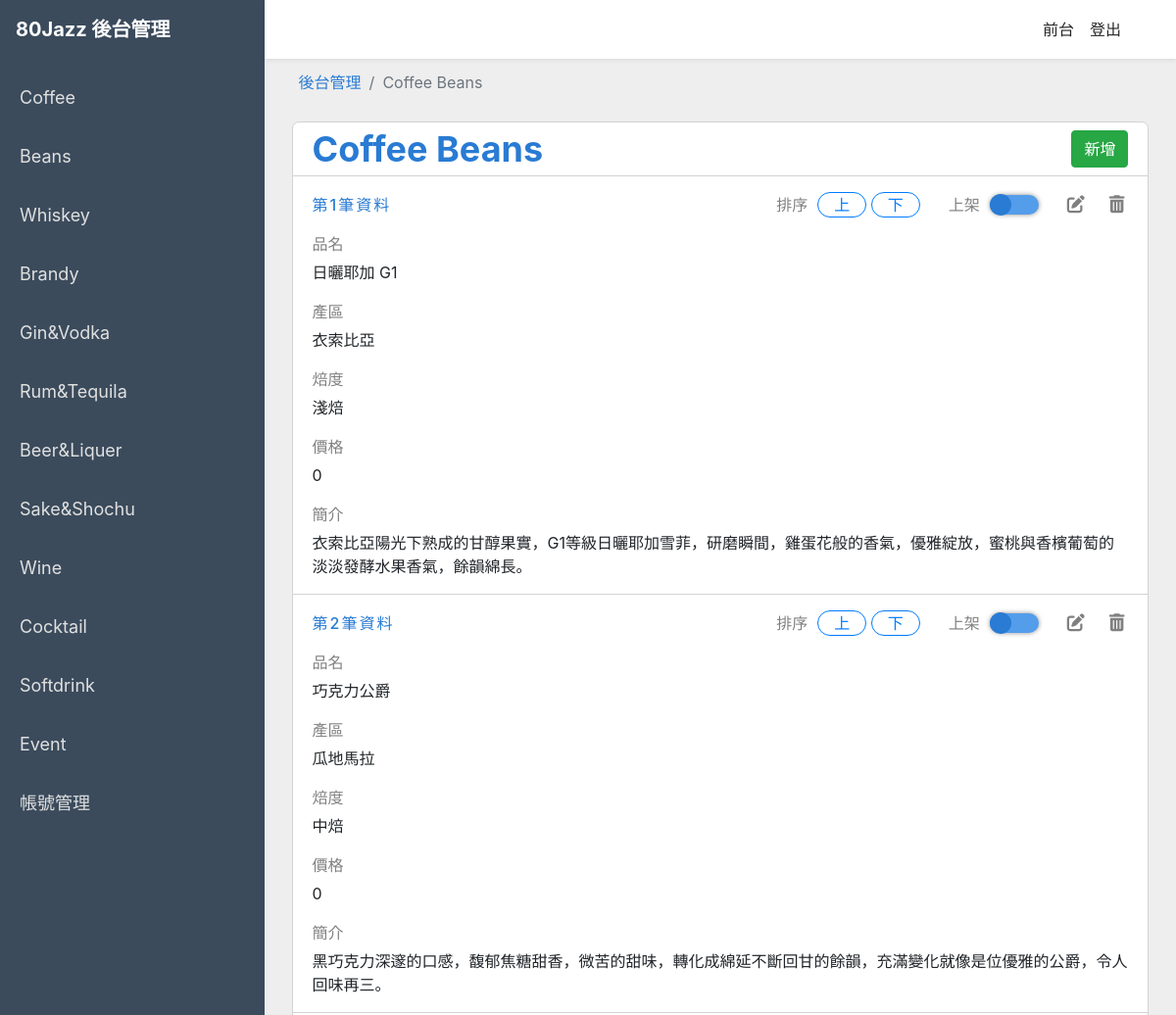
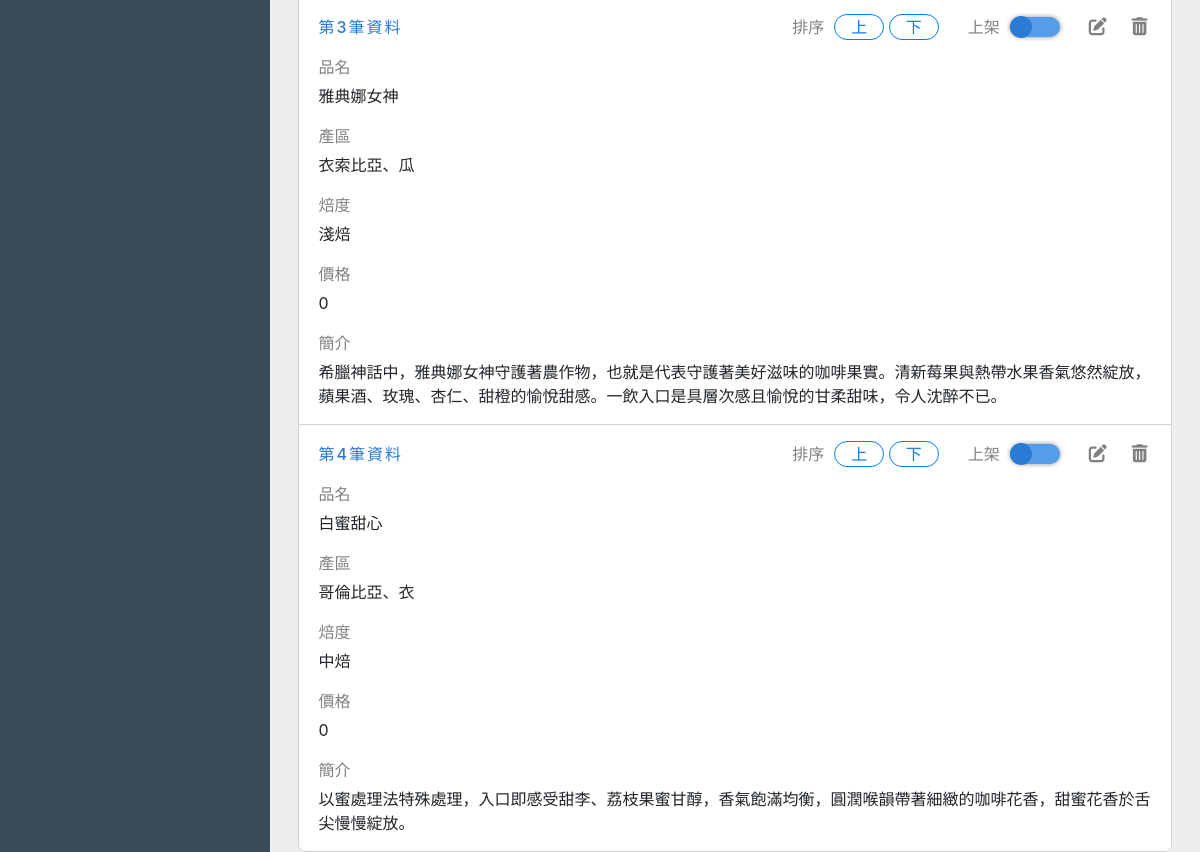
The page /back.php?do=beans (signed in) on the database its author committed (2 pictures, top to bottom).
### tables this page shows
CREATE TABLE `jazz_beans` (
  `id` tinyint(4) NOT NULL,
  `name` varchar(16) NOT NULL COMMENT '品名',
  `land` varchar(6) NOT NULL COMMENT '產區',
  `roast` varchar(6) NOT NULL COMMENT '焙度',
  `price` int(4) NOT NULL COMMENT '價格',
  `intro` text NOT NULL COMMENT '介紹',
  `rank` tinyint(4) NOT NULL COMMENT '排序',
  `sh` tinyint(1) NOT NULL DEFAULT 1 COMMENT '上架'
);

### base.php (called while the page is built, shortened)
<?php
class DB{
    protected $dsn = "mysql:host=localhost;chatset=utf8;dbname=s1110205";
    protected $table;
    protected $pdo;
    function __construct($table){
        $this->table = $table;
        $this->pdo = new PDO($this->dsn,'root','');
    }
    function all(...$ary){
        $sql = "SELECT * FROM $this->table ";
        if (isset($ary[0])) {
            if(is_array($ary[0])){
                foreach ($ary[0] as $key => $value) {
                    $tmp[] = "`$key` = '$value'";
                }
                $sql.=" WHERE ".join(" AND ",$tmp);
            }else {
                $sql.=$ary[0];
            }
        }
        return $this->pdo->query($sql)->fetchAll(PDO::FETCH_ASSOC);
    }
}
$Beans = new DB('jazz_beans');
?>

### back/beans.php (the view, shortened to what this page needs)
<div class="right_content">
    <nav aria-label="breadcrumb">
        <ol class="breadcrumb">
            <li class="breadcrumb-item">
                <a href="./back.php">後台管理</a>
            </li>
            <li class="breadcrumb-item active">
                Coffee Beans
            </li>
        </ol>
    </nav>
    <div class="form_group">
        <div class="form_item form_item_Title">
            <div>
                <div class="form_item_header">
                    Coffee Beans
                </div>
            </div>
            <div class="addBtn">
                <button type="button" class="btn btn-success" data-toggle="modal" data-target="#addModal">
                    新增
                </button>
            </div>
        </div>
        <div>
        <?php
        $rows = $Beans->all("ORDER BY `rank` ASC");
        foreach ($rows as $key => $row) {
        ?>
            <div class="form_item_group">
                <div class="form_item form_item_control">
                    <span class="form_item_num">第<?= $key + 1 ?>筆資料</span>
                    <div class="form_item_btns">
                        <span class="form_item_smtitle">排序</span>
                        <div class="order_btn" data-order="<?= $row['rank'] ?>" data-id="<?= $row['id'] ?>">
                            <button type="button" class="btn btn-outline-primary order_upbtn">上</button>
                            <button type="button" class="btn btn-outline-primary order_bnbtn">下</button>
                        </div>
                        <div class="form_item_sh">
                            <span class="form_item_smtitle">上架</span>
                            <div class="sh_bg <?= ($row['sh'] == 1) ? 'sh_show' : '' ?>" data-id="<?= $row['id'] ?>">
                                <div class="sh_btn <?= ($row['sh'] == 1) ? 'sh_btn_show' : '' ?>"></div>
                            </div>
                        </div>
                        <div class="flex">
                            <div class="form_item_edit" data-id="<?=$row['id']?>" data-toggle="modal" data-target="#editModal" onclick="edit(this)">
                                <i class="fa-solid fa-pen-to-square"></i>
                            </div>
                            <div class="form_item_del" data-id="<?=$row['id']?>">
                                <i class="fa-solid fa-trash-can"></i>
                            </div>
                        </div>
                    </div>
                </div>
                <div class="form_item first_item">
                    <div class="form_item_text">品名</div>
                    <p><?= $row['name'] ?></p>
                </div>
                <div class="form_item">
                    <div class="form_item_text">產區</div>
                    <p><?= $row['land'] ?></p>
                </div>
                <div class="form_item">
                    <div class="form_item_text">焙度</div>
                    <p><?= $row['roast'] ?></p>
                </div>
                <div class="form_item">
                    <div class="form_item_text">價格</div>
                    <p><?= $row['price'] ?></p>
                </div>
                <div class="form_item">
                    <div class="form_item_text">簡介</div>
                    <p><?= $row['intro'] ?></p>
                </div>
            </div>
                <?php
                }
                ?>
         </div>
    </div>
</div>

### css/all.css (style rules this page uses)
.flex { display: flex; flex-wrap: wrap; }

### css/back.css (style rules this page uses)
* { box-sizing: border-box; margin: 0; padding: 0; }
.right_content { min-height: calc(100% - 64px); width: 96%; margin: auto; }
.breadcrumb { background-color: rgba(240, 248, 255, 0); width: 100%; }
.breadcrumb a { color: rgb(41, 123, 211); }
.form_group { background-color: white; width: 98%; margin: auto; border-radius: 7px; border: 1px solid lightgray; }
.first_item { margin-top: 15px; }
.form_item { padding: 0px 20px; }
.form_item_Title { border-bottom: 1px solid lightgray; display: flex; align-items: center; justify-content: space-between; }
.form_item_header { color: rgb(41, 123, 211); font-weight: bold; font-size: 2.25rem; }
.form_item_text { color: grey; margin-bottom: 5px; }
.form_item_smtitle { color: grey; margin-right: 10px; }
.form_item_edit { margin-left:25px; color: gray; cursor: pointer; font-size: 18px; transition: 0.3s; }
.form_item_del { margin-left:25px; color: gray; cursor: pointer; font-size: 18px; transition: 0.3s; }
.form_item_group:not(:last-child) { border-bottom: 1px solid lightgray; }
.form_item_control { display: flex; align-items: center; justify-content: space-between; margin-top: 15px; }
.form_item_num { color: rgb(41, 123, 211); font-weight: 500; letter-spacing: 2px; }
.form_item_btns,.form_item_sh { display: flex; align-items: center; margin-left: 25px; padding: 0 4px; }
.order_btn > button { border-radius: 15px; width: 50px; padding: 0; }
.sh_bg { width: 50px; height: 20px; border-radius: 20px; display: flex; align-items: center; cursor: pointer; transition: 0.8s; background-color: rgb(205, 208, 212); justify-content: end; box-shadow: 0 0 5px rgb(139, 139, 139); }
.sh_btn { width: 22px; height: 22px; border-radius: 22px; transition: 0.8s; background-color: rgb(128, 128, 128); }
.sh_show { background-color: rgb(84, 157, 235); justify-content: start; }
.sh_btn_show { background-color: rgb(41, 123, 211); }

### rows shown on the page
jazz_beans: sh 1 (drawn), name "日曬耶加 G1", land "衣索比亞", roast "淺焙", price "0", intro "衣索比亞陽光下熟成的甘醇果實，G1等級日曬耶加雪菲，研磨瞬間，雞蛋花般的香氣，優雅綻放，蜜桃與香檳葡萄的淡淡發酵水果香氣，餘韻綿長。"
jazz_beans: sh 1 (drawn), name "巧克力公爵", land "瓜地馬拉", roast "中焙", price "0", intro "黑巧克力深邃的口感，馥郁焦糖甜香，微苦的甜味，轉化成綿延不斷回甘的餘韻，充滿變化就像是位優雅的公爵，令人回味再三。"
jazz_beans: sh 1 (drawn), name "雅典娜女神", land "衣索比亞、瓜", roast "淺焙", price "0", intro "希臘神話中，雅典娜女神守護著農作物，也就是代表守護著美好滋味的咖啡果實。清新莓果與熱帶水果香氣悠然綻放，蘋果酒、玫瑰、杏仁、甜橙的愉悅甜感。一飲入口是具層次感且愉悅的甘柔甜味，令人沈醉不已。"
jazz_beans: sh 1 (drawn), name "白蜜甜心", land "哥倫比亞、衣", roast "中焙", price "0", intro "以蜜處理法特殊處理，入口即感受甜李、荔枝果蜜甘醇，香氣飽滿均衡，圓潤喉韻帶著細緻的咖啡花香，甜蜜花香於舌尖慢慢綻放。"
